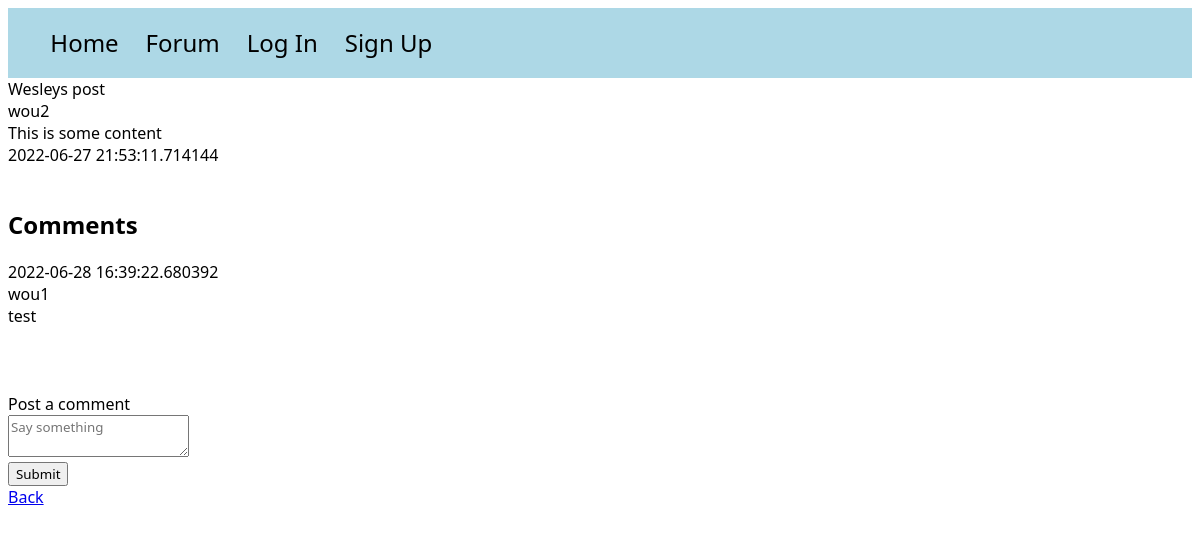
/posts/3, run on an earlier commit of the app's database.
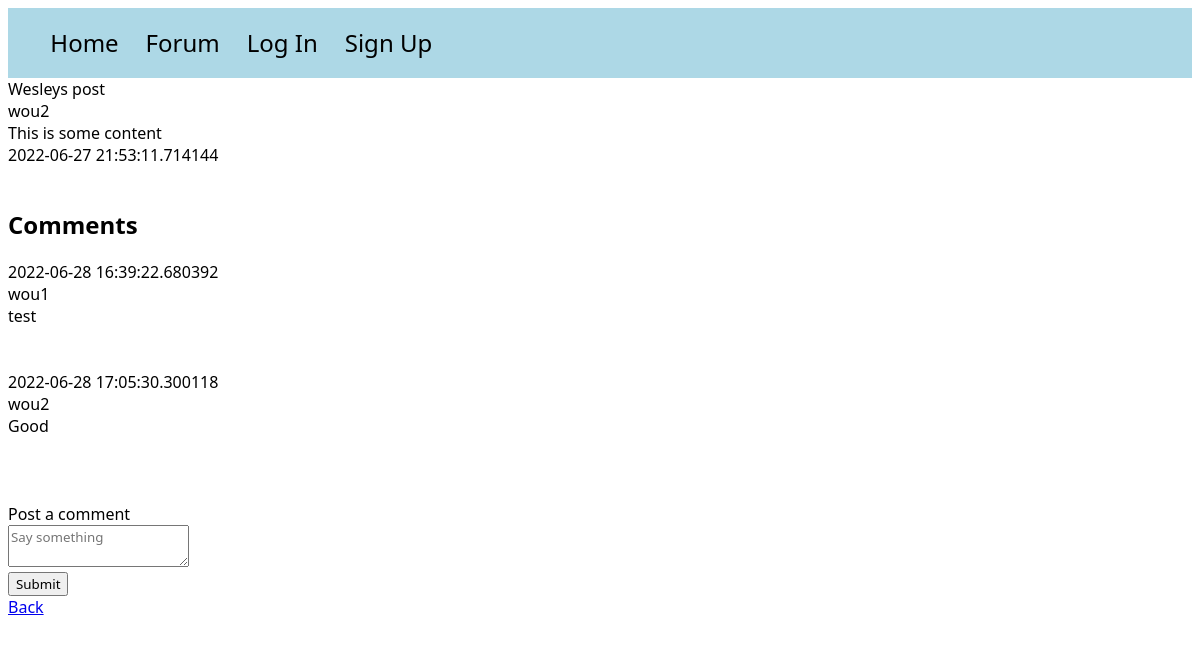
And on a later commit of the database.
### models.py (models this page shows)
class Post(db.Model):
    id = db.Column(db.Integer, primary_key=True)
    title = db.Column(db.String(100))
    content = db.Column(db.Text)
    poster_id = db.Column(db.Integer, db.ForeignKey(User.id))
    date_posted = db.Column(db.DateTime, default=datetime.utcnow)
    slug = db.Column(db.String(256))
    comments = db.relationship('Comment', backref='commented_post')

class User(UserMixin, db.Model):
    id = db.Column(db.Integer, primary_key=True)
    email = db.Column(db.String(100), unique=True)
    password = db.Column(db.String(100))
    name = db.Column(db.String(1000))
    last_seen = db.Column(db.String(100))
    posts = db.relationship('Post', backref='poster')

class Comment(db.Model):
    id = db.Column(db.Integer, primary_key=True)
    author_id = db.Column(db.Integer, db.ForeignKey(User.id))
    author_name = db.relationship('User', backref='comment_poster')
    content = db.Column(db.Text)
    timestamp = db.Column(db.DateTime, default=datetime.utcnow)
    post_id = db.Column(db.Integer, db.ForeignKey(Post.id))

### app.py (the view)
@app.route('/posts/<int:id>')
def post(id):
    post = Post.query.get_or_404(id)
    comments = Comment.query.order_by(Comment.timestamp)
    return render_template("post.html", post=post, comments=comments)

### templates/post.html (shortened to what this page needs)
<!DOCTYPE html>
<html lang="en">
<head>
</head>
<link rel="stylesheet" href="/static/style.css">
<body>
<div id="navbar">
    <ul>
        <a href="{{ url_for('home') }}"><li>Home</li></a>
        <a href="{{ url_for('posts') }}"><li>Forum</li></a>
         {% if not current_user.is_authenticated %}
        <a href="{{ url_for('auth.login') }}"><li>Log In</li></a> <a href="{{ url_for('auth.signup') }}"><li>Sign Up</li></a>
        {% endif %}
    </ul>
</div>
{{ post.title }}<br>
{{ post.poster.name }}<br>
{{ post.content }}<br>
{{ post.date_posted }}<br><br>
<div id="comment-container">
    <h2>Comments</h2>
    {% for comment in comments %}
        {{ comment.timestamp }} <br>
        {{ comment.author_name.name }} <br>
        {{ comment.content }} <br>
        <br>
        <br>
    {% endfor %}
</div>
<br>
<div id="add-comment-container">
    <form class="comment-form" action="{{ url_for('post_comment', id=post.id) }}" method="post">
        <label for="comment-content">Post a comment</label>
        <div class="field">
            <textarea id="comment-content" name="comment_body" placeholder="Say something"></textarea>
        </div>
        <input type="submit">
    </form>
</div>
<a href="{{ url_for('posts') }}">Back</a>
</body>
</html>

### static/style.css (style rules this page uses)
* { font-family: Segoe UI; }
#navbar { background-color: lightblue; padding: 0.2%; }
li { font-size: 1.5em; text-decoration: none; color: black; display: inline-block; padding-right: 2%; }

What changed in the data, as far as the page shows it:
added Comment: timestamp "2022-06-28 17:05:30.300118", author_name.name "wou2", content "Good"
